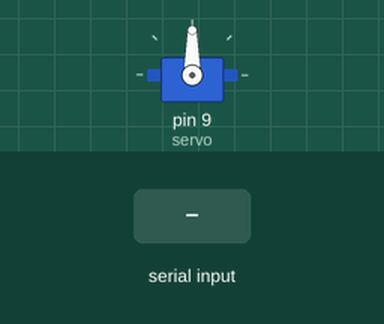
Simulated run of this sketch. Board: Arduino Uno, built with avr-gcc and run on an emulated ATmega328P. Shown: servo. Inputs (shaded band) come from the test bench.

Above: at 3.2 s.
3.3 s: "30,150\n" received over Serial
At 4.0 s:
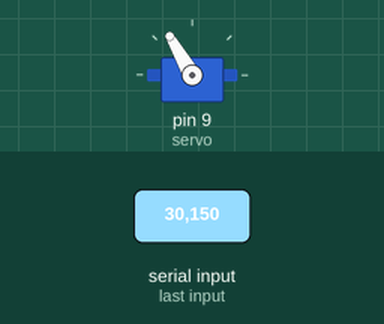
At 4.8 s:
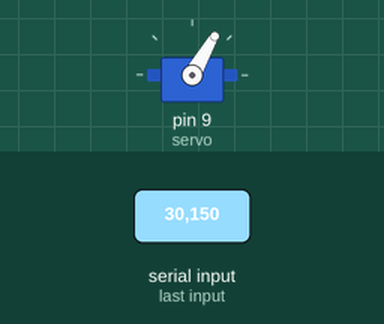
Timing chart, 0 to 6.3 s (numbered marks = the images above; inputs shaded):
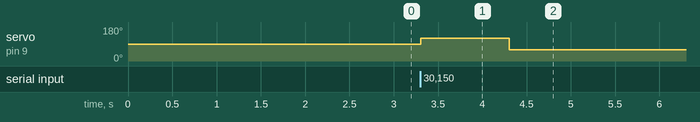

The sketch:

arduino_yolo_tracking.ino.ino
```cpp
#include <Servo.h>

Servo servo;

int angulo = 90;

void setup()
{
    Serial.begin(9600);

    servo.attach(9);

    servo.write(90);

    delay(2000);
}

void loop()
{
    if (Serial.available())
    {
        angulo = Serial.parseInt();

        angulo = constrain(
            angulo,
            60,
            120
        );

        servo.write(angulo);
    }
}
```

Measured:
- after the input at 3.3 s, servo on pin 9 (servo): 90° → 120° at once, → 60° 1.0 s later
